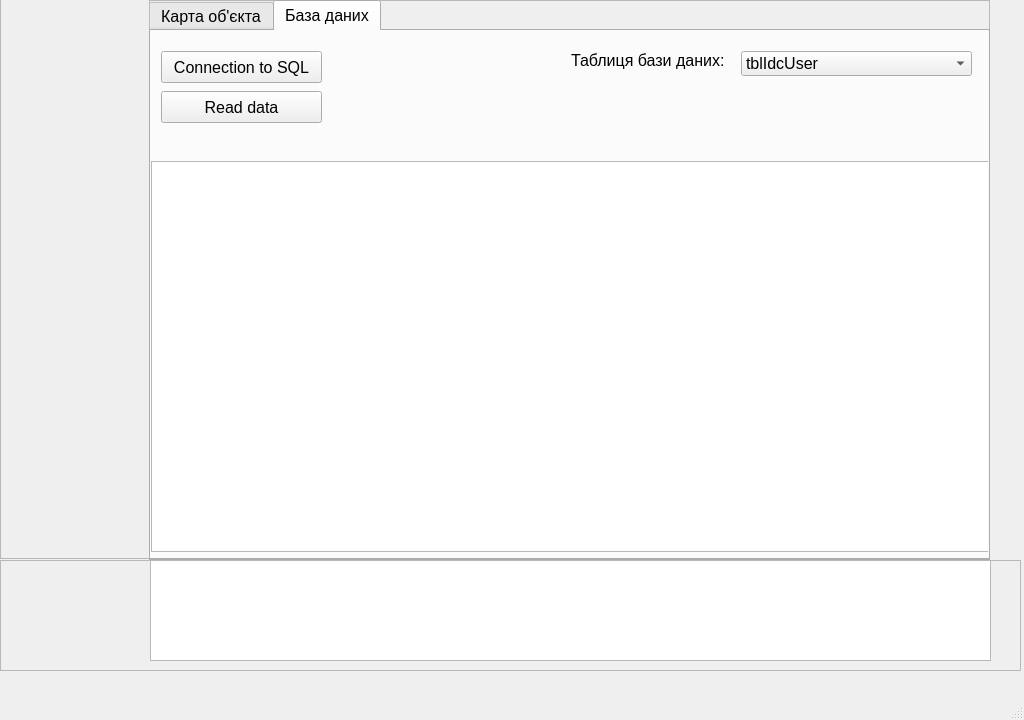
<?xml version="1.0" encoding="UTF-8"?>
<ui version="4.0">
 <class>MainWindow</class>
 <widget class="QMainWindow" name="MainWindow">
  <property name="enabled">
   <bool>true</bool>
  </property>
  <property name="geometry">
   <rect>
    <x>0</x>
    <y>0</y>
    <width>1024</width>
    <height>720</height>
   </rect>
  </property>
  <property name="minimumSize">
   <size>
    <width>800</width>
    <height>600</height>
   </size>
  </property>
  <property name="maximumSize">
   <size>
    <width>1920</width>
    <height>1080</height>
   </size>
  </property>
  <property name="windowTitle">
   <string>MainWindow</string>
  </property>
  <widget class="QWidget" name="centralwidget">
   <property name="autoFillBackground">
    <bool>true</bool>
   </property>
   <widget class="QFrame" name="frame_left">
    <property name="geometry">
     <rect>
      <x>0</x>
      <y>-1</y>
      <width>150</width>
      <height>560</height>
     </rect>
    </property>
    <property name="frameShape">
     <enum>QFrame::StyledPanel</enum>
    </property>
    <property name="frameShadow">
     <enum>QFrame::Raised</enum>
    </property>
   </widget>
   <widget class="QFrame" name="frame_right">
    <property name="geometry">
     <rect>
      <x>149</x>
      <y>0</y>
      <width>841</width>
      <height>560</height>
     </rect>
    </property>
    <property name="frameShape">
     <enum>QFrame::StyledPanel</enum>
    </property>
    <property name="frameShadow">
     <enum>QFrame::Raised</enum>
    </property>
    <widget class="QTabWidget" name="tabWidget">
     <property name="geometry">
      <rect>
       <x>0</x>
       <y>0</y>
       <width>841</width>
       <height>560</height>
      </rect>
     </property>
     <property name="font">
      <font>
       <pointsize>12</pointsize>
       <weight>50</weight>
       <bold>false</bold>
      </font>
     </property>
     <property name="cursor">
      <cursorShape>PointingHandCursor</cursorShape>
     </property>
     <property name="layoutDirection">
      <enum>Qt::LeftToRight</enum>
     </property>
     <property name="tabPosition">
      <enum>QTabWidget::North</enum>
     </property>
     <property name="currentIndex">
      <number>1</number>
     </property>
     <property name="iconSize">
      <size>
       <width>32</width>
       <height>32</height>
      </size>
     </property>
     <property name="elideMode">
      <enum>Qt::ElideRight</enum>
     </property>
     <property name="documentMode">
      <bool>false</bool>
     </property>
     <property name="tabBarAutoHide">
      <bool>false</bool>
     </property>
     <widget class="QWidget" name="Tab1">
      <attribute name="title">
       <string>Карта об'єкта</string>
      </attribute>
      <widget class="QWidget" name="Tab1WidgetUp" native="true">
       <property name="geometry">
        <rect>
         <x>0</x>
         <y>0</y>
         <width>651</width>
         <height>250</height>
        </rect>
       </property>
       <property name="styleSheet">
        <string notr="true">border-color: rgb(85, 85, 255);</string>
       </property>
       <widget class="QWidget" name="gridLayoutWidget">
        <property name="geometry">
         <rect>
          <x>0</x>
          <y>0</y>
          <width>401</width>
          <height>101</height>
         </rect>
        </property>
        <layout class="QGridLayout" name="gridLayout">
         <property name="leftMargin">
          <number>5</number>
         </property>
         <property name="topMargin">
          <number>5</number>
         </property>
         <property name="rightMargin">
          <number>5</number>
         </property>
         <property name="bottomMargin">
          <number>5</number>
         </property>
         <item row="0" column="0">
          <widget class="QLabel" name="label_1">
           <property name="font">
            <font>
             <pointsize>12</pointsize>
            </font>
           </property>
           <property name="text">
            <string>Маркування</string>
           </property>
          </widget>
         </item>
         <item row="2" column="0">
          <widget class="QLabel" name="label_3">
           <property name="font">
            <font>
             <pointsize>12</pointsize>
            </font>
           </property>
           <property name="text">
            <string>Залежність</string>
           </property>
          </widget>
         </item>
         <item row="1" column="0">
          <widget class="QLabel" name="label_2">
           <property name="font">
            <font>
             <pointsize>12</pointsize>
            </font>
           </property>
           <property name="text">
            <string>Клас об'єкта</string>
           </property>
          </widget>
         </item>
         <item row="1" column="1">
          <widget class="QComboBox" name="comboBox">
           <property name="font">
            <font>
             <pointsize>12</pointsize>
            </font>
           </property>
           <item>
            <property name="text">
             <string>Лінія</string>
            </property>
           </item>
           <item>
            <property name="text">
             <string>Вузол</string>
            </property>
           </item>
           <item>
            <property name="text">
             <string>Танк</string>
            </property>
           </item>
           <item>
            <property name="text">
             <string>Пастеризатор</string>
            </property>
           </item>
           <item>
            <property name="text">
             <string>Стерилізатор</string>
            </property>
           </item>
           <item>
            <property name="text">
             <string>Сепаратор</string>
            </property>
           </item>
           <item>
            <property name="text">
             <string>Фільтрація</string>
            </property>
           </item>
           <item>
            <property name="text">
             <string>Ультрафільтрація</string>
            </property>
           </item>
           <item>
            <property name="text">
             <string>Фасовщик</string>
            </property>
           </item>
           <item>
            <property name="text">
             <string>Пакувальник</string>
            </property>
           </item>
          </widget>
         </item>
         <item row="0" column="1">
          <widget class="QLineEdit" name="lineEdit"/>
         </item>
         <item row="2" column="1">
          <layout class="QVBoxLayout" name="verticalLayout_3">
           <item>
            <widget class="QWidget" name="widget" native="true">
             <widget class="QRadioButton" name="radioButton_1">
              <property name="geometry">
               <rect>
                <x>10</x>
                <y>10</y>
                <width>51</width>
                <height>19</height>
               </rect>
              </property>
              <property name="font">
               <font>
                <pointsize>12</pointsize>
               </font>
              </property>
              <property name="cursor">
               <cursorShape>PointingHandCursor</cursorShape>
              </property>
              <property name="text">
               <string>Так</string>
              </property>
             </widget>
             <widget class="QRadioButton" name="radioButton_2">
              <property name="geometry">
               <rect>
                <x>60</x>
                <y>10</y>
                <width>41</width>
                <height>19</height>
               </rect>
              </property>
              <property name="font">
               <font>
                <pointsize>12</pointsize>
               </font>
              </property>
              <property name="cursor">
               <cursorShape>PointingHandCursor</cursorShape>
              </property>
              <property name="text">
               <string>Ні</string>
              </property>
             </widget>
             <widget class="QComboBox" name="comboBox_2">
              <property name="enabled">
               <bool>true</bool>
              </property>
              <property name="geometry">
               <rect>
                <x>110</x>
                <y>10</y>
                <width>181</width>
                <height>20</height>
               </rect>
              </property>
             </widget>
            </widget>
           </item>
          </layout>
         </item>
        </layout>
       </widget>
       <widget class="QToolButton" name="toolButton_2">
        <property name="geometry">
         <rect>
          <x>540</x>
          <y>210</y>
          <width>81</width>
          <height>31</height>
         </rect>
        </property>
        <property name="cursor">
         <cursorShape>PointingHandCursor</cursorShape>
        </property>
        <property name="text">
         <string>Видалити</string>
        </property>
       </widget>
       <widget class="QToolButton" name="toolButton_1">
        <property name="geometry">
         <rect>
          <x>423</x>
          <y>208</y>
          <width>81</width>
          <height>31</height>
         </rect>
        </property>
        <property name="minimumSize">
         <size>
          <width>0</width>
          <height>0</height>
         </size>
        </property>
        <property name="cursor">
         <cursorShape>PointingHandCursor</cursorShape>
        </property>
        <property name="text">
         <string>Додати</string>
        </property>
       </widget>
       <widget class="QPushButton" name="pushButtonImg">
        <property name="geometry">
         <rect>
          <x>430</x>
          <y>0</y>
          <width>190</width>
          <height>190</height>
         </rect>
        </property>
        <property name="cursor">
         <cursorShape>PointingHandCursor</cursorShape>
        </property>
        <property name="text">
         <string>Зображення</string>
        </property>
        <property name="iconSize">
         <size>
          <width>190</width>
          <height>190</height>
         </size>
        </property>
       </widget>
      </widget>
      <widget class="QWidget" name="Tab1WidgetDown" native="true">
       <property name="geometry">
        <rect>
         <x>0</x>
         <y>250</y>
         <width>841</width>
         <height>280</height>
        </rect>
       </property>
       <widget class="QWidget" name="verticalLayoutWidget">
        <property name="geometry">
         <rect>
          <x>0</x>
          <y>0</y>
          <width>641</width>
          <height>271</height>
         </rect>
        </property>
        <layout class="QVBoxLayout" name="verticalLayout_2">
         <item>
          <widget class="QLabel" name="label_4">
           <property name="font">
            <font>
             <pointsize>12</pointsize>
            </font>
           </property>
           <property name="text">
            <string>Список об'єктів</string>
           </property>
           <property name="alignment">
            <set>Qt::AlignHCenter|Qt::AlignTop</set>
           </property>
          </widget>
         </item>
         <item>
          <widget class="QTableWidget" name="TableWidget1">
           <property name="font">
            <font>
             <pointsize>10</pointsize>
            </font>
           </property>
           <property name="mouseTracking">
            <bool>true</bool>
           </property>
           <property name="accessibleName">
            <string/>
           </property>
           <property name="verticalScrollBarPolicy">
            <enum>Qt::ScrollBarAlwaysOn</enum>
           </property>
           <property name="editTriggers">
            <set>QAbstractItemView::NoEditTriggers</set>
           </property>
           <property name="alternatingRowColors">
            <bool>true</bool>
           </property>
           <property name="sortingEnabled">
            <bool>true</bool>
           </property>
           <property name="rowCount">
            <number>8</number>
           </property>
           <property name="columnCount">
            <number>6</number>
           </property>
           <attribute name="horizontalHeaderDefaultSectionSize">
            <number>120</number>
           </attribute>
           <attribute name="horizontalHeaderMinimumSectionSize">
            <number>32</number>
           </attribute>
           <attribute name="verticalHeaderDefaultSectionSize">
            <number>24</number>
           </attribute>
           <attribute name="verticalHeaderHighlightSections">
            <bool>true</bool>
           </attribute>
           <row/>
           <row/>
           <row/>
           <row/>
           <row/>
           <row/>
           <row/>
           <row/>
           <column>
            <property name="text">
             <string>ID</string>
            </property>
           </column>
           <column>
            <property name="text">
             <string>Маркування</string>
            </property>
            <property name="background">
             <color>
              <red>0</red>
              <green>170</green>
              <blue>255</blue>
             </color>
            </property>
           </column>
           <column>
            <property name="text">
             <string>Клас об'єкта</string>
            </property>
           </column>
           <column>
            <property name="text">
             <string>Залежність</string>
            </property>
           </column>
           <column>
            <property name="text">
             <string>Зображення</string>
            </property>
           </column>
           <column/>
          </widget>
         </item>
        </layout>
       </widget>
      </widget>
     </widget>
     <widget class="QWidget" name="Tab2">
      <attribute name="title">
       <string>База даних</string>
      </attribute>
      <widget class="QWidget" name="widget_2" native="true">
       <property name="geometry">
        <rect>
         <x>0</x>
         <y>10</y>
         <width>831</width>
         <height>91</height>
        </rect>
       </property>
       <widget class="QPushButton" name="pushButton">
        <property name="geometry">
         <rect>
          <x>10</x>
          <y>10</y>
          <width>161</width>
          <height>32</height>
         </rect>
        </property>
        <property name="text">
         <string>Connection to SQL</string>
        </property>
       </widget>
       <widget class="QPushButton" name="pushButton_2">
        <property name="geometry">
         <rect>
          <x>10</x>
          <y>50</y>
          <width>161</width>
          <height>32</height>
         </rect>
        </property>
        <property name="text">
         <string>Read data</string>
        </property>
       </widget>
       <widget class="QLabel" name="label">
        <property name="geometry">
         <rect>
          <x>420</x>
          <y>10</y>
          <width>161</width>
          <height>19</height>
         </rect>
        </property>
        <property name="text">
         <string>Таблиця бази даних:</string>
        </property>
       </widget>
       <widget class="QComboBox" name="comboBox_3">
        <property name="geometry">
         <rect>
          <x>590</x>
          <y>10</y>
          <width>231</width>
          <height>25</height>
         </rect>
        </property>
        <item>
         <property name="text">
          <string>tblIdcUser</string>
         </property>
        </item>
        <item>
         <property name="text">
          <string>tabMessstellen</string>
         </property>
        </item>
       </widget>
      </widget>
      <widget class="QTableWidget" name="TableWidget2">
       <property name="geometry">
        <rect>
         <x>0</x>
         <y>130</y>
         <width>841</width>
         <height>391</height>
        </rect>
       </property>
      </widget>
     </widget>
    </widget>
   </widget>
   <widget class="QFrame" name="frame_bottom">
    <property name="geometry">
     <rect>
      <x>0</x>
      <y>560</y>
      <width>1021</width>
      <height>111</height>
     </rect>
    </property>
    <property name="frameShape">
     <enum>QFrame::StyledPanel</enum>
    </property>
    <property name="frameShadow">
     <enum>QFrame::Raised</enum>
    </property>
    <widget class="QPlainTextEdit" name="plainTextEdit">
     <property name="geometry">
      <rect>
       <x>150</x>
       <y>0</y>
       <width>841</width>
       <height>101</height>
      </rect>
     </property>
    </widget>
   </widget>
   <zorder>frame_bottom</zorder>
   <zorder>frame_left</zorder>
   <zorder>frame_right</zorder>
  </widget>
  <widget class="QMenuBar" name="menubar">
   <property name="geometry">
    <rect>
     <x>0</x>
     <y>0</y>
     <width>1024</width>
     <height>21</height>
    </rect>
   </property>
  </widget>
  <widget class="QStatusBar" name="statusbar"/>
 </widget>
 <resources/>
 <connections/>
</ui>
